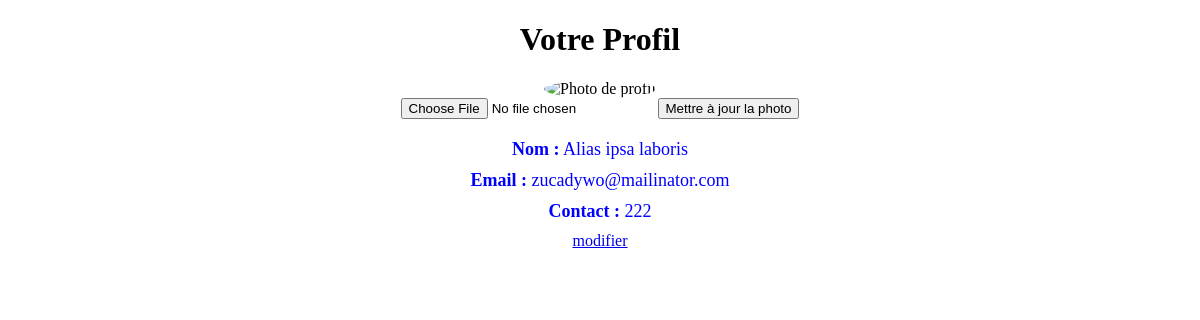
/profil (signed in), run on the app's committed database.
### tables this page shows
CREATE TABLE utilisateur (
        id INTEGER PRIMARY KEY AUTOINCREMENT,
        nom TEXT,
        email TEXT UNIQUE,
        contact TEXT UNIQUE,
        mot_de_passe TEXT,
        solde REAL DEFAULT 3000
    );

### app.py (the view)
@app.route('/profil', methods=['GET', 'POST'])
@login_required
def profil():
    return render_template('profil.html', nom=current_user.nom, email=current_user.email, contact=current_user.contact)

### app.py (called while the page is built)
@login_manager.user_loader
def load_user(user_id):
    cursor.execute('SELECT * FROM utilisateur WHERE id = ?', (user_id,))
    utilisateur_data = cursor.fetchone()
    if utilisateur_data:
        return Utilisateur(*utilisateur_data)
    return None

### templates/profil.html (shortened to what this page needs)
<!DOCTYPE html>
<html lang="en">
<head>
</head>
<body>
    <div class="profile-container">
        <h1>Votre Profil</h1>
        <img class="profile-image"  alt="Photo de profil">
        <form method="POST" enctype="multipart/form-data">
            <input type="file" name="photo" accept="image/*">
            <button type="submit">Mettre à jour la photo</button>
        </form>
        <div class="profile-info">
            <p><strong>Nom :</strong> {{ nom }}</p>
            <p><strong>Email :</strong> {{ email }}</p>
            <p><strong>Contact :</strong> {{ contact }}</p>
        </div>
        <a href="{{url_for('modifier_profil')}}">modifier</a>
    </div>
</body>
</html>

### templates/profil.html (style rules this page uses)
.profile-container { text-align: center; margin-top: 20px; }
.profile-image { border-radius: 50%; width: 150px; height: 150px; object-fit: cover; }
.profile-info { margin-top: 20px; }
.profile-info p { font-size: 18px; margin: 10px 0; color: blue; }

### data on the page
utilisateur: nom "Alias ipsa laboris", email "zucadywo@mailinator.com", contact "222"
